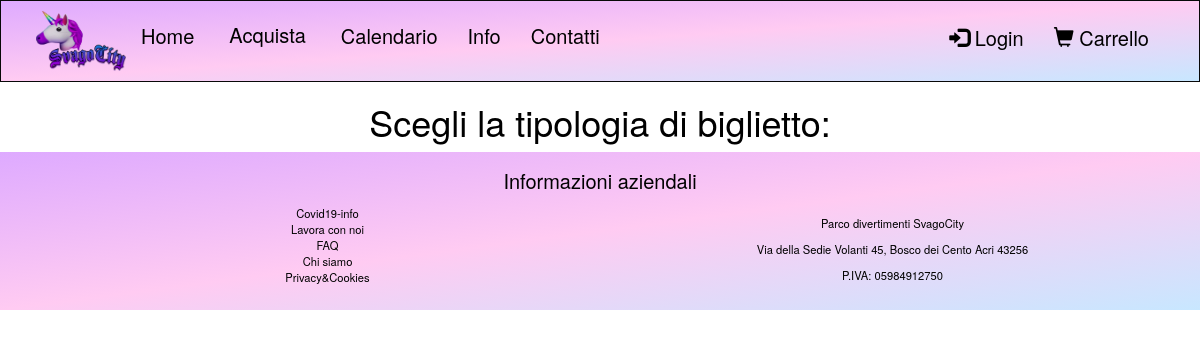
The page /biglietti.php on the database as committed earlier.
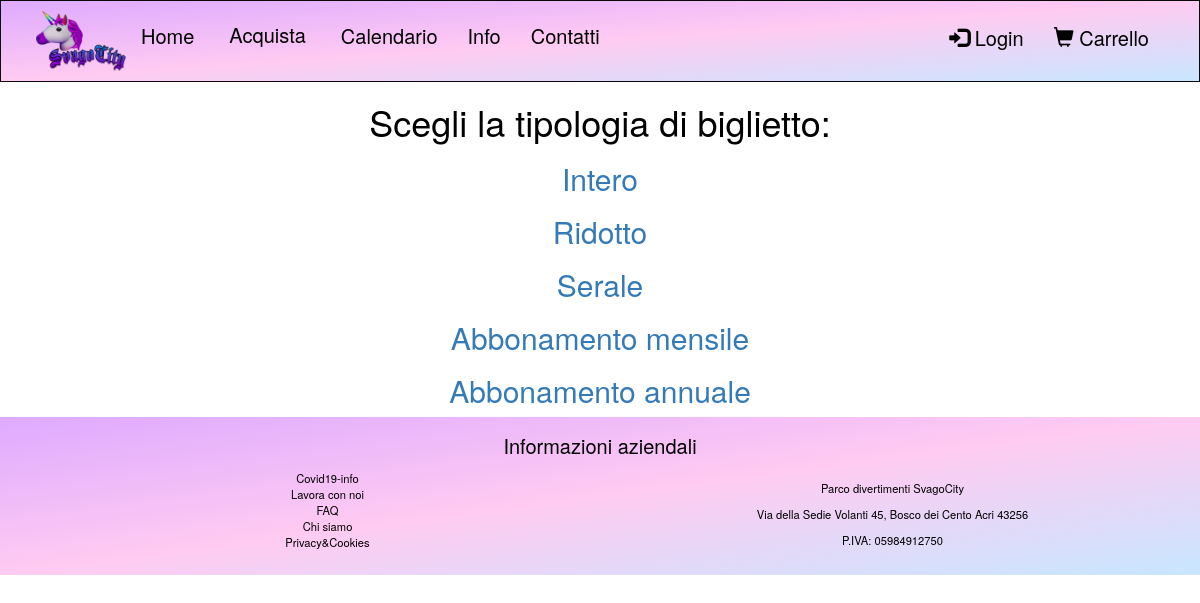
The same page on the database as committed later.
### tables this page shows
CREATE TABLE `biglietto` (
  `idBiglietto` int(100) NOT NULL,
  `tipologiaBiglietto` varchar(100) NOT NULL,
  `prezzoBiglietto` int(100) NOT NULL
);

### biglietti.php (called while the page is built)
<?php
    require_once("bootstrap.php");
    $templateParams["titolo"] = "SvagoCity - Biglietti";
    $templateParams["biglietto"] = $dbh->getTickets();
    $templateParams["nome"] = "lista-biglietti.php";
    require("template/base.php");
?>

### db/database.php (called while the page is built, shortened)
<?php
class DatabaseHelper{
    private $db;
    public function __construct($servername, $username, $password, $dbname, $port){
        $this->db = new mysqli($servername, $username, $password, $dbname, $port);
    }
    public function getTickets(){
        $stmn = $this->db->prepare("SELECT idBiglietto, tipologiaBiglietto
        FROM biglietto");
        $stmn->execute();
        $result = $stmn->get_result();
        return $result->fetch_all(MYSQLI_ASSOC);
    }
}
?>

### bootstrap.php (called while the page is built, shortened)
<?php
    require_once("db/database.php");
    $dbh = new DatabaseHelper("localhost", "root", "", "svagocity", 3306);
    require_once("utils/functions.php")
?>

### template/lista-biglietti.php (the view)
<div class="text-center">
<h1>Scegli la tipologia di biglietto:</h1>
<?php foreach($templateParams["biglietto"] as $ticket):
    $idBiglietto = $ticket["idBiglietto"];
?>
<h2>
    <a href="acquisto-biglietto.php?id=<?php echo "$idBiglietto";?>"><?php echo $ticket["tipologiaBiglietto"]?></a>
</h2>
<?php endforeach; ?>
</div>

Rows that differ between the two databases and show on the page:
added biglietto: tipologiaBiglietto "Intero"
added biglietto: tipologiaBiglietto "Ridotto"
added biglietto: tipologiaBiglietto "Serale"
added biglietto: tipologiaBiglietto "Abbonamento mensile"
added biglietto: tipologiaBiglietto "Abbonamento annuale"
